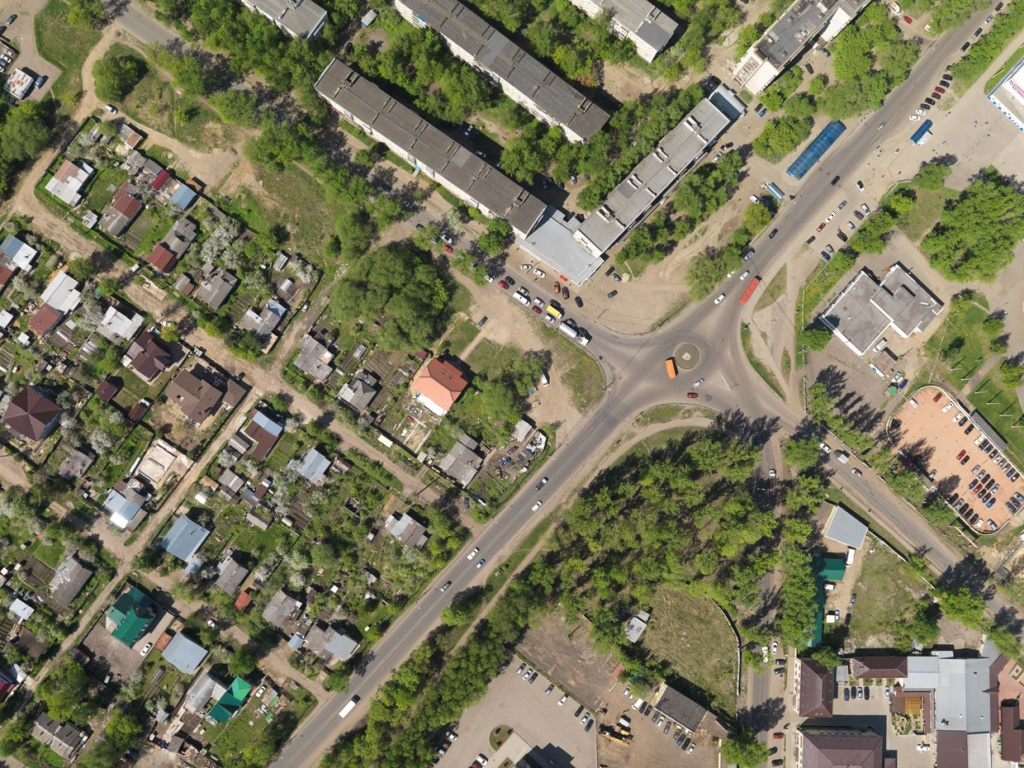
#> input picture seminars/seminar_01/data/aerial_image.jpg, 1024 x 768 px, given in place of slow_traffic_small.mp4, which was not available
$ jupyter execute Seminar_9.ipynb   (shell and % lines are left out)   (older library calls are emulated)   (text cells are left out)
#> lines starting #> are read from the running program, lines starting #| are printed output that depends on the picture; pictures that were not available may be replaced by others from this repository, and a replacement may not be noted
[cell 1]
# !wget https://www.bogotobogo.com/python/OpenCV_Python/images/mean_shift_tracking/slow_traffic_small.mp4 -O data/slow_traffic_small.mp4

[cell 2]
import cv2
from tqdm import tqdm
import numpy as np
import matplotlib.pyplot as plt
import IPython

[cell 3]
# [278 lines left out: functions build_image_pyramid, compute_image_gradients, compute_lk_optical_flow_point, compute_lk_optical_flow_for_patch, track_point_with_pyramid_lk, lucas_kanade_optical_flow, not called in this run]


def demo_optical_flow(video_path='data/slow_traffic_small.mp4', output_path='output_my_LK.mp4'):
    """
    Демонстрация работы алгоритма на видео.

    Args:
        video_path: Путь к входному видео
        output_path: Путь для сохранения результата
    """
#> called with video_path = 'data/slow_traffic_small.mp4', output_path = 'output_my_LK.mp4'
    # Открываем видео
    cap = cv2.VideoCapture(video_path)

    # Получаем параметры видео
    length = int(cap.get(cv2.CAP_PROP_FRAME_COUNT))
    width = int(cap.get(cv2.CAP_PROP_FRAME_WIDTH))
    height = int(cap.get(cv2.CAP_PROP_FRAME_HEIGHT))
    fps = cap.get(cv2.CAP_PROP_FPS)

    # Настраиваем запись выходного видео
    fourcc = cv2.VideoWriter_fourcc(*'MP4V')
    out = cv2.VideoWriter(output_path, fourcc, fps, (width, height))

    # Параметры для обнаружения углов Shi-Tomasi
    feature_params = dict(
        maxCorners=100,
        qualityLevel=0.3,
        minDistance=7,
        blockSize=7
    )

    # Берем первый кадр и находим в нем углы
    ret, old_frame = cap.read()
#> old_frame is the input picture: shape (768, 1024, 3); mean B, G, R 93.1, 119.5, 122.5
    old_gray = cv2.cvtColor(old_frame, cv2.COLOR_BGR2GRAY)
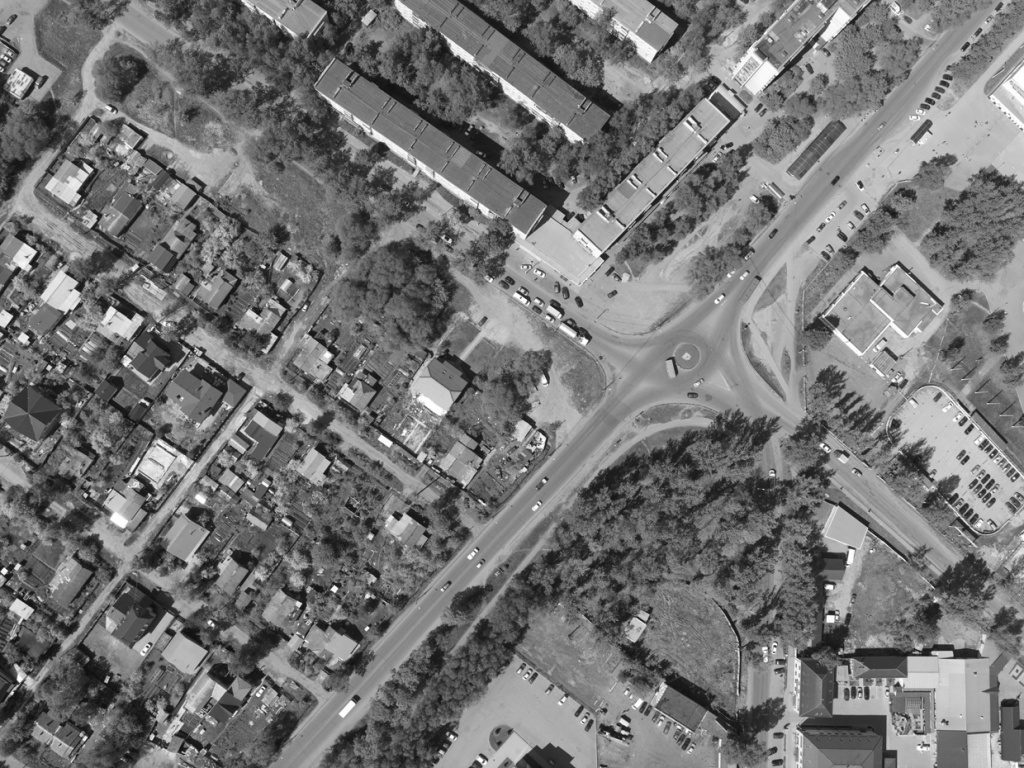
#> old_gray: shape (768, 1024); min 11, max 255, mean 117.4
    p0 = cv2.goodFeaturesToTrack(old_gray, mask=None, **feature_params)
#> p0 = 100 rows, first 8: [334, 588], [4, 571], [299, 604], [19, 682], [48, 367], [603, 256], [452, 736], [87, 495]
    p0 = p0.reshape(-1, 2)  # Преобразуем в формат [[x1, y1], [x2, y2], ...]
#> p0 = 100 pairs, first value 4 to 1018, second value 59 to 764

    # Сохраняем изначальные точки для отслеживания через все видео
    initial_points = p0.copy()
#> initial_points has the same summary as p0

    # Создаем маску для рисования
    mask = np.zeros_like(old_frame)

    # Создаем случайные цвета для визуализации
    color = np.random.randint(0, 255, (len(p0), 3))
#> color = 100 rows, first 8: [172, 47, 117], [192, 67, 251], [195, 103, 9], [211, 21, 242], [36, 87, 70], [216, 88, 140], [58, 193, 230], [39, 87, 174]

    from tqdm import tqdm
    for _ in tqdm(range(length - 1)):  # -1 потому что первый кадр мы уже прочитали
        ret, frame = cap.read()

        if not ret:
            print('No frames grabbed!')
            break

        frame_gray = cv2.cvtColor(frame, cv2.COLOR_BGR2GRAY)

        # Вычисляем оптический поток с помощью нашей реализации
        p1, st = lucas_kanade_optical_flow(
            old_gray,
            frame_gray,
            p0,
            window_size=15,
            num_pyramid_levels=3
        )

        # Выбираем хорошие точки
        good_new = p1[st == 1]
        good_old = p0[st == 1]

        # Рисуем треки
        for j, (new, old) in enumerate(zip(good_new, good_old)):
            a, b = new
            c, d = old
            mask = cv2.line(mask, (int(a), int(b)), (int(c), int(d)), color[j % len(color)].tolist(), 2)
            frame = cv2.circle(frame, (int(a), int(b)), 5, color[j % len(color)].tolist(), -1)

        # Объединяем кадр и маску
        img = cv2.add(frame, mask)

        # Записываем результат
        out.write(img)

        # Обновляем предыдущий кадр
        old_gray = frame_gray.copy()

        # Обновляем точки, но только те, которые успешно отслежены
        p0[st == 1] = good_new
#> mask: shape (768, 1024, 3); every value is 0

    # Освобождаем ресурсы
    cap.release()
    out.release()

    print(f"Результат сохранен в {output_path}")
    return output_path

[cell 4]
result_path = demo_optical_flow(video_path='data/slow_traffic_small.mp4', output_path='output_my_LK.mp4')

[cell 5]
def demo_optical_flow_opencv(video_path='data/slow_traffic_small.mp4', output_path='output_my_LK.mp4'):
    """
    Демонстрация работы алгоритма на видео с использованием cv2.calcOpticalFlowPyrLK.

    Args:
        video_path: Путь к входному видео
        output_path: Путь для сохранения результата
    """
#> called with video_path = 'data/slow_traffic_small.mp4', output_path = 'output_opencv_LK.mp4'
    # Открываем видео
    cap = cv2.VideoCapture(video_path)

    # Получаем параметры видео
    length = int(cap.get(cv2.CAP_PROP_FRAME_COUNT))
    width = int(cap.get(cv2.CAP_PROP_FRAME_WIDTH))
    height = int(cap.get(cv2.CAP_PROP_FRAME_HEIGHT))
    fps = cap.get(cv2.CAP_PROP_FPS)

    # Настраиваем запись выходного видео
    fourcc = cv2.VideoWriter_fourcc(*'MP4V')
    out = cv2.VideoWriter(output_path, fourcc, fps, (width, height))

    # Параметры для обнаружения углов Shi-Tomasi
    feature_params = dict(
        maxCorners=100,
        qualityLevel=0.3,
        minDistance=7,
        blockSize=7
    )

    # Параметры для Lucas-Kanade оптического потока
    lk_params = dict(
        winSize=(15, 15),
        maxLevel=3,
        criteria=(cv2.TERM_CRITERIA_EPS | cv2.TERM_CRITERIA_COUNT, 10, 0.03)
    )

    # Берем первый кадр и находим в нем углы
    ret, old_frame = cap.read()
    old_gray = cv2.cvtColor(old_frame, cv2.COLOR_BGR2GRAY)
    p0 = cv2.goodFeaturesToTrack(old_gray, mask=None, **feature_params)
#> p0 = 100 rows, first 8: [334, 588], [4, 571], [299, 604], [19, 682], [48, 367], [603, 256], [452, 736], [87, 495]

    # Создаем маску для рисования
    mask = np.zeros_like(old_frame)

    # Создаем случайные цвета для визуализации
    color = np.random.randint(0, 255, (100, 3))

    from tqdm import tqdm
    for _ in tqdm(range(length - 1)):  # -1 потому что первый кадр мы уже прочитали
        ret, frame = cap.read()

        if not ret:
            print('No frames grabbed!')
            break

        frame_gray = cv2.cvtColor(frame, cv2.COLOR_BGR2GRAY)

        # Вычисляем оптический поток с помощью встроенной функции cv2.calcOpticalFlowPyrLK
        p1, st, err = cv2.calcOpticalFlowPyrLK(old_gray, frame_gray, p0, None, **lk_params)

        # Выбираем хорошие точки
        good_new = np.empty((0, 1, 2), dtype=np.float32)
        good_old = np.empty((0, 1, 2), dtype=np.float32)
        if p1 is not None and st is not None:
            sel = (st.flatten() == 1)
            good_new = p1[sel]
            good_old = p0[sel]

        # Рисуем треки
        for j, (new, old) in enumerate(zip(good_new, good_old)):
            a, b = new.ravel()
            c, d = old.ravel()
            mask = cv2.line(mask, (int(a), int(b)), (int(c), int(d)), color[j % len(color)].tolist(), 2)
            frame = cv2.circle(frame, (int(a), int(b)), 5, color[j % len(color)].tolist(), -1)

        # Объединяем кадр и маску
        img = cv2.add(frame, mask)

        # Записываем результат
        out.write(img)

        # Обновляем предыдущий кадр
        old_gray = frame_gray.copy()

        # Обновляем точки: сохраняем успешные; при полной потере — переинициализация
        if good_new.size > 0:
            p0 = good_new.reshape(-1, 1, 2)
        else:
            p0 = cv2.goodFeaturesToTrack(old_gray, mask=None, **feature_params)
            if p0 is None:
                p0 = np.empty((0, 1, 2), dtype=np.float32)

    # Освобождаем ресурсы
    cap.release()
    out.release()

    print(f"Результат сохранен в {output_path}")
    return output_path

[cell 6]
result_path = demo_optical_flow_opencv(video_path='data/slow_traffic_small.mp4', output_path='output_opencv_LK.mp4')

[cell 7]
# [118 lines left out: function demo_optical_flow_with_redetection, not called in this run]


# [5 lines of commented-out code are left out]

[cell 8]
def demo_optical_flow_farneback_opencv(video_path='data/slow_traffic_small.mp4', output_path='output_Farneback.mp4'):
    """
    Демонстрация работы алгоритма плотного оптического потока Farneback на видео.

    Args:
        video_path: Путь к входному видео
        output_path: Путь для сохранения результата
    """
#> called with video_path = 'data/slow_traffic_small.mp4', output_path = 'output_opencv_farneback.mp4'
    # Открываем видео
    cap = cv2.VideoCapture(video_path)

    # Получаем параметры видео
    length = int(cap.get(cv2.CAP_PROP_FRAME_COUNT))
    width = int(cap.get(cv2.CAP_PROP_FRAME_WIDTH))
    height = int(cap.get(cv2.CAP_PROP_FRAME_HEIGHT))
    fps = cap.get(cv2.CAP_PROP_FPS)

    # Настраиваем запись выходного видео
    fourcc = cv2.VideoWriter_fourcc(*'MP4V')
    out = cv2.VideoWriter(output_path, fourcc, fps, (width, height))

    # Берем первый кадр и преобразуем его в оттенки серого
    ret, frame1 = cap.read()
    if not ret:
        print('Не удалось прочитать видео')
        return None

    prvs = cv2.cvtColor(frame1, cv2.COLOR_BGR2GRAY)

    # Создаем HSV-изображение для визуализации потока
    hsv = np.zeros_like(frame1)
    hsv[..., 1] = 255  # Насыщенность устанавливаем на максимум

    from tqdm import tqdm
    for i in tqdm(range(length - 1)):  # -1 потому что первый кадр мы уже прочитали
        ret, frame2 = cap.read()

        if not ret:
            print('No frames grabbed!')
            break

        next_frame = cv2.cvtColor(frame2, cv2.COLOR_BGR2GRAY)

        # Вычисляем оптический поток методом Farneback
        # Параметры:
        # - 0.5: коэффициент масштабирования для пирамиды изображений
        # - 3: кол-во уровней пирамиды
        # - 15: размер окна для усреднения
        # - 3: число итераций на каждом уровне пирамиды
        # - 5: размер окна для полиномиальной аппроксимации
        # - 1.2: стандартное отклонение для сглаживания
        flow = cv2.calcOpticalFlowFarneback(
            prvs, next_frame, None,
            0.5, 3, 15, 3, 5, 1.2, 0
        )

        # Преобразуем векторы потока из декартовых координат в полярные
        mag, ang = cv2.cartToPolar(flow[..., 0], flow[..., 1])

        # Кодируем направление потока как оттенок (hue)
        hsv[..., 0] = ang * 180 / np.pi / 2

        # Кодируем величину потока как яркость (value)
        hsv[..., 2] = cv2.normalize(mag, None, 0, 255, cv2.NORM_MINMAX)

        # Преобразуем HSV в BGR для отображения
        bgr = cv2.cvtColor(hsv, cv2.COLOR_HSV2BGR)

        # Записываем результат
        out.write(bgr)

        # Обновляем предыдущий кадр
        prvs = next_frame
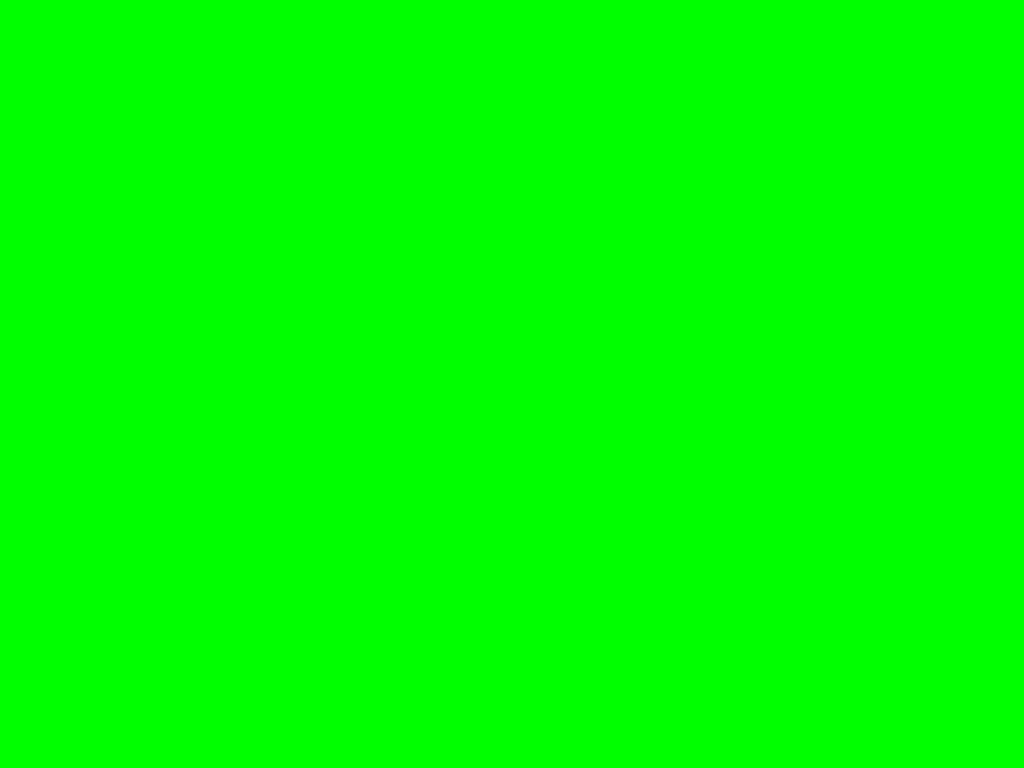
#> hsv: shape (768, 1024, 3); mean of channels 0, 1, 2 0, 255, 0; drawn as B, G, R

    # Освобождаем ресурсы
    cap.release()
    out.release()

    print(f"Результат сохранен в {output_path}")
    return output_path

$ run again, on seminars/seminar_01/data/integral_image.jpg
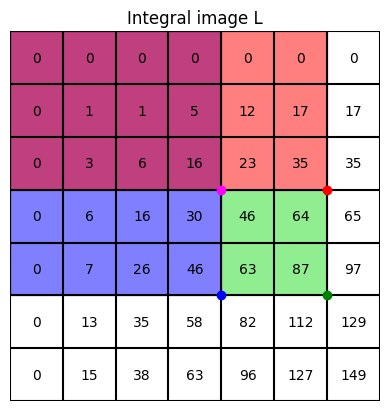
#> input picture seminars/seminar_01/data/integral_image.jpg, 389 x 411 px, given in place of slow_traffic_small.mp4, which was not available
#> in demo_optical_flow, old_frame is the input picture: shape (411, 389, 3); mean B, G, R 189.9, 167.7, 198.6
#> in demo_optical_flow, `old_gray = cv2.cvtColor(old_frame, cv2.COLOR_BGR2GRAY)`:
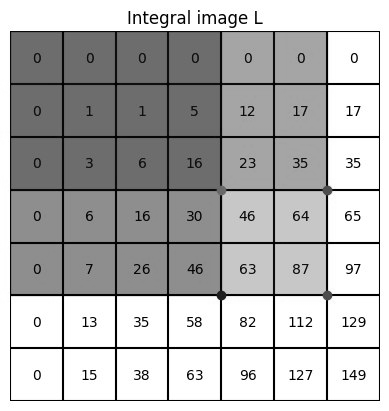
#> old_gray: shape (411, 389); min 0, max 255, mean 179.5
#> in demo_optical_flow, `p0 = cv2.goodFeaturesToTrack(old_gray, mask=None, **feature_params)`: p0 = 93 rows, first 8: [117, 349], [275, 349], [169, 348], [221, 349], [326, 349], [62, 349], [223, 18], [182, 18]
#> in demo_optical_flow, `p0 = p0.reshape(-1, 2)`: p0 = 93 pairs, first value 11 to 378, second value 12 to 398
#> initial_points has the same summary as p0
#> color = 93 rows, first 8: [172, 47, 117], [192, 67, 251], [195, 103, 9], [211, 21, 242], [36, 87, 70], [216, 88, 140], [58, 193, 230], [39, 87, 174]
#> in demo_optical_flow_opencv, `p0 = cv2.goodFeaturesToTrack(old_gray, mask=None, **feature_params)`: p0 = 93 rows, first 8: [117, 349], [275, 349], [169, 348], [221, 349], [326, 349], [62, 349], [223, 18], [182, 18]
